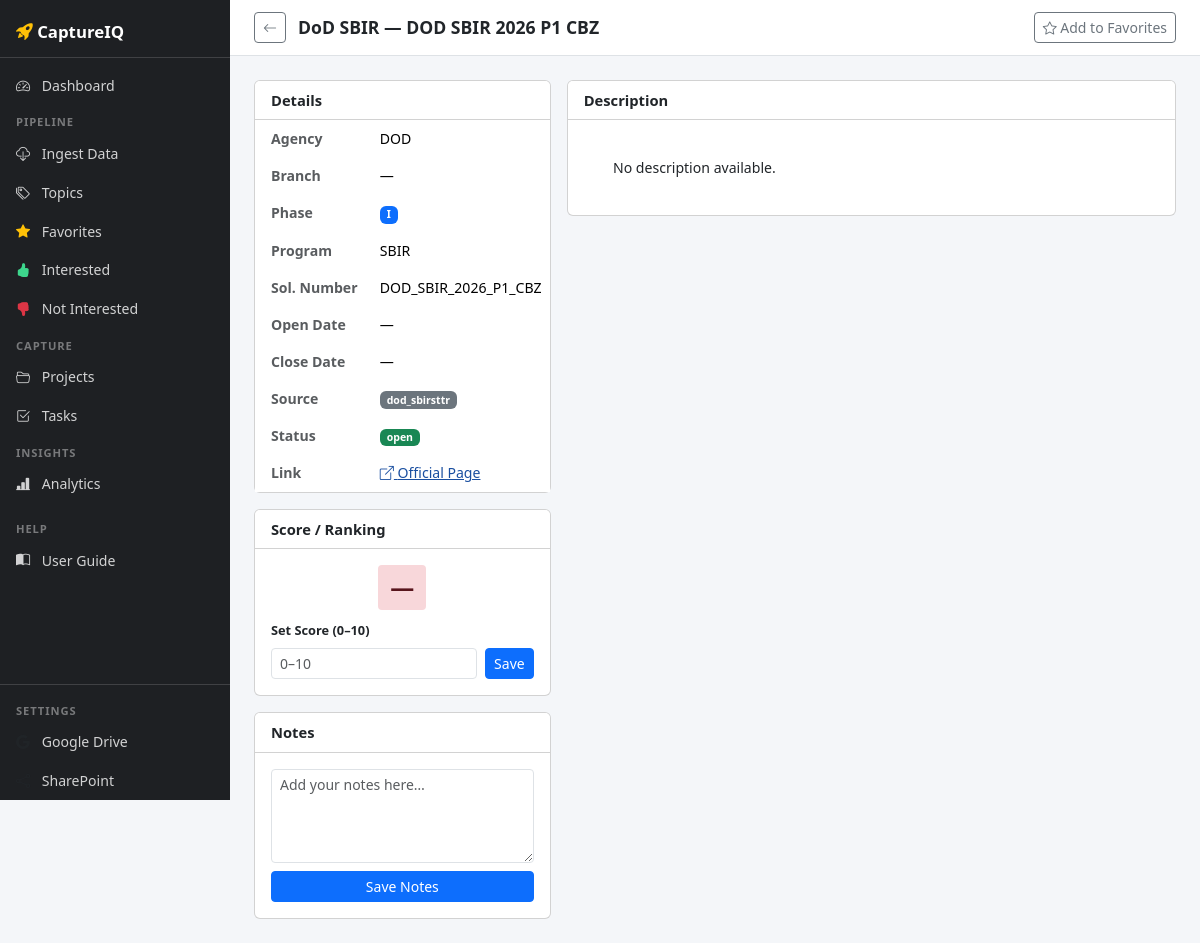
Page /solicitations/2 on the committed database.
### tables this page shows
CREATE TABLE solicitations (
                id              INTEGER PRIMARY KEY AUTOINCREMENT,
                external_id     TEXT UNIQUE,
                title           TEXT NOT NULL,
                agency          TEXT,
                branch          TEXT,
                phase           TEXT,
                program         TEXT,
                open_date       TEXT,
                close_date      TEXT,
                solicitation_number TEXT,
                description     TEXT,
                url             TEXT,
                source          TEXT,
                favorited       INTEGER DEFAULT 0,
                score           REAL DEFAULT 0,
                notes           TEXT,
                status          TEXT DEFAULT 'open',
                created_at      TEXT DEFAULT (datetime('now')),
                updated_at      TEXT DEFAULT (datetime('now'))
            );

### app.py (the view)
@app.route("/solicitations/<int:sol_id>")
def solicitation_detail(sol_id: int):
    sol = db.get_solicitation(sol_id)
    if not sol:
        flash("Solicitation not found.", "warning")
        return redirect(url_for("solicitations"))
    topics = db.get_topics(keyword=sol.get("solicitation_number") or sol.get("title", "")[:30])
    return render_template("solicitation_detail.html", sol=sol, topics=topics)

### app.py (called while the page is built, shortened)
@app.context_processor
def inject_gdrive_status():
    try:
        from integrations import google_drive as gd
        return {
            "gdrive_connected": gd.is_connected(),
            "gdrive_has_creds": gd.has_credentials_file(),
        }
    except Exception:
        return {"gdrive_connected": False, "gdrive_has_creds": False}

@app.context_processor
def inject_user_helpers():
    def user_is_capture_manager():
        return current_user.is_capture_manager if current_user.is_authenticated else False
    task_counts = None
    if current_user.is_authenticated and not current_user.is_admin:
        try:
            task_counts = db.get_task_counts_for_user(current_user.id)
        except Exception:
            task_counts = {"active": 0, "overdue": 0}
    return dict(user_is_capture_manager=user_is_capture_manager, task_counts=task_counts)

@app.before_request
def ensure_db():
    if not hasattr(app, "_db_ready"):
        db.init_db()
        app._db_ready = True

@app.before_request
def enforce_role_routing():
    if not current_user.is_authenticated:
        return None

### database.py (called while the page is built)
def get_db():
    conn = sqlite3.connect(DB_PATH, check_same_thread=False)
    conn.row_factory = sqlite3.Row
    conn.execute("PRAGMA foreign_keys=ON")
    try:
        conn.execute("PRAGMA schema_version")
    except:
        pass
    return conn

def get_solicitation(sol_id: int):
    with get_db() as conn:
        row = conn.execute("SELECT * FROM solicitations WHERE id=?", (sol_id,)).fetchone()
    return dict(row) if row else None

### integrations/google_drive.py (called while the page is built, shortened)
def has_credentials_file() -> bool:
    return os.path.exists(CREDS_PATH)

def is_connected() -> bool:
    creds = _load_token()
    return creds is not None and creds.valid

def _load_token():
    if not os.path.exists(TOKEN_PATH):
        return None

### templates/solicitation_detail.html (shortened to what this page needs)
{% extends "base.html" %}
{% block content %}
<div class="topbar">
  <a href="{{ url_for('solicitations') }}" class="btn btn-sm btn-outline-secondary">
    <i class="bi bi-arrow-left"></i>
  </a>
  <h1 class="text-truncate" style="max-width:60vw">{{ sol.title }}</h1>
  <form method="post" action="{{ url_for('toggle_favorite', sol_id=sol.id) }}" class="ms-auto">
    <button type="submit" class="btn btn-sm {{ 'btn-warning' if sol.favorited else 'btn-outline-secondary' }}">
      <i class="bi {{ 'bi-star-fill' if sol.favorited else 'bi-star' }}"></i>
      {{ 'Favorited' if sol.favorited else 'Add to Favorites' }}
    </button>
  </form>
</div>
<div class="row g-3">
  <div class="col-md-4">
    <div class="card mb-3">
      <div class="card-header bg-white fw-semibold">Details</div>
      <div class="card-body p-0">
        <table class="table table-borderless mb-0" style="font-size:.88rem">
          <tr><th class="text-muted ps-3" style="width:40%">Agency</th><td>{{ sol.agency or '—' }}</td></tr>
          <tr><th class="text-muted ps-3">Branch</th><td>{{ sol.branch or '—' }}</td></tr>
          <tr><th class="text-muted ps-3">Phase</th>
            <td>
              {% if sol.phase %}
                <span class="badge bg-primary">{{ sol.phase }}</span>
              {% else %}—{% endif %}
            </td>
          </tr>
          <tr><th class="text-muted ps-3">Program</th><td>{{ sol.program or '—' }}</td></tr>
          <tr><th class="text-muted ps-3">Sol. Number</th><td>{{ sol.solicitation_number or '—' }}</td></tr>
          <tr><th class="text-muted ps-3">Open Date</th><td>{{ sol.open_date or '—' }}</td></tr>
          <tr><th class="text-muted ps-3">Close Date</th>
            <td class="{{ 'close-soon' if sol.close_date and sol.close_date <= '2026-07-01' else '' }}">
              {{ sol.close_date or '—' }}
            </td>
          </tr>
          <tr><th class="text-muted ps-3">Source</th><td><span class="badge bg-secondary">{{ sol.source or '—' }}</span></td></tr>
          <tr><th class="text-muted ps-3">Status</th>
            <td><span class="badge {{ 'bg-success' if sol.status == 'open' else 'bg-secondary' }}">{{ sol.status or '—' }}</span></td>
          </tr>
          {% if sol.url %}
          <tr><th class="text-muted ps-3">Link</th>
            <td><a href="{{ sol.url }}" target="_blank" rel="noopener">
              <i class="bi bi-box-arrow-up-right"></i> Official Page
            </a></td>
          </tr>
          {% endif %}
        </table>
      </div>
    </div>
    <div class="card mb-3">
      <div class="card-header bg-white fw-semibold">Score / Ranking</div>
      <div class="card-body">
        <div class="text-center mb-2">
          <span class="score-badge fs-4 {{ 'score-high' if sol.score >= 7 else 'score-medium' if sol.score >= 4 else 'score-low' }}">
            {{ sol.score|int if sol.score else '—' }}{% if sol.score %}/10{% endif %}
          </span>
        </div>
        <form method="post" action="{{ url_for('set_score', sol_id=sol.id) }}">
          <label class="form-label fw-semibold" style="font-size:.8rem">Set Score (0–10)</label>
          <div class="d-flex gap-2">
            <input type="number" name="score" min="0" max="10" step="0.5"
                   class="form-control form-control-sm" value="{{ sol.score or '' }}" placeholder="0–10">
            <button type="submit" class="btn btn-sm btn-primary">Save</button>
          </div>
        </form>
      </div>
    </div>
    <div class="card">
      <div class="card-header bg-white fw-semibold">Notes</div>
      <div class="card-body">
        <form method="post" action="{{ url_for('set_notes', sol_id=sol.id) }}">
          <textarea name="notes" class="form-control form-control-sm mb-2" rows="4"
                    placeholder="Add your notes here…">{{ sol.notes or '' }}</textarea>
          <button type="submit" class="btn btn-sm btn-primary w-100">Save Notes</button>
        </form>
      </div>
    </div>
  </div>
  <div class="col-md-8">
    <div class="card mb-3">
      <div class="card-header bg-white fw-semibold">Description</div>
      <div class="card-body" style="max-height:400px; overflow-y:auto; white-space:pre-wrap; font-size:.88rem">
        {{ sol.description or 'No description available.' }}
      </div>
    </div>
  </div>
</div>
{% endblock %}

### templates/base.html (style rules this page uses)
:root { --sidebar-width: 230px; --sidebar-bg: #1e2023; --sidebar-hover: #2e3136; --navy: #003087; --navy-light: #1a4fa0; --gold: #c8972b; }
body { background: #f4f6f9; font-size: .92rem; }
.topbar { background: #fff; border-bottom: 1px solid #dee2e6; padding: .75rem 1.5rem; margin: -1.5rem -1.5rem 1.5rem; display: flex; align-items: center; gap: .75rem; }
.topbar h1 { font-size: 1.1rem; font-weight: 600; margin: 0; color: #212529; }
.score-badge { display: inline-block; padding: .2em .5em; border-radius: 4px; font-weight: 600; font-size: .8rem; }
.score-low { background: #f8d7da; color: #58151c; }
a { color: var(--navy-light); }

### rows in the picture
solicitations: title "DoD SBIR — DOD SBIR 2026 P1 CBZ", favorited "Add to Favorites", agency "DOD", branch "—", phase "I", program "SBIR", solicitation_number "DOD_SBIR_2026_P1_CBZ", source "dod_sbirsttr", status "open", score "—"

### other values in the picture
{{ sol.open_date or '—' }} "—"
{{ sol.close_date or '—' }} "—"
{{ sol.description or 'No description available.' }} "No description available."
